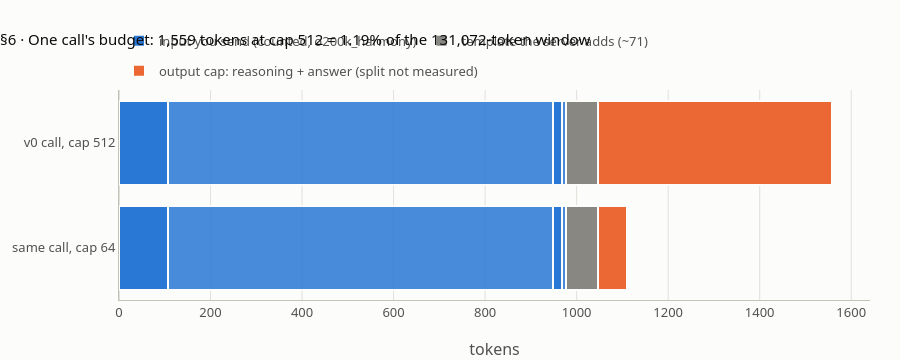

The notebook cell this image was saved under:
### Markdown cell above
## 6 · One call's budget: input and output share the window

**What this verifies** (lesson step 6, `#window`; facts S9, S10, K8). The v0 prompt (06 §3.3 template) with four sample windows as sources (not a retrieval result) and the question of seed D-001, counted with `o200k_harmony`:
- system rules **107** + user message **869** (sources 842, question 20, and 7 for the labels `Sources:`, `Question:`, `Answer:`) = **976** tokens (cl100k: 978);
- the O2 smoke call's message counts **7** tokens locally, but Groq billed **78** prompt tokens (step 7). The difference, about **71**, is the chat template (gpt-oss's harmony format) added by the server. Its exact composition on Groq is UNVERIFIED;
- the window inequality: input 976 + template ~71 + output cap 512 = **1,559** tokens, **1.19%** of the 131,072-token window (Groq model page, read 2026-10-17; max output 65,536). Sources are **86%** of the counted input;
- S10 formula lines: 100 queries = 97,600 input tokens; doubling k from 4 to 8 adds about 842 tokens (976 → ~1,818, ×1.86, not ×2).

**The chart** stacks one call: the input parts, the hidden template, and the output cap that reasoning and the answer share. The second bar is the same call at a cap of 64. How the cap splits between reasoning and answer is not measured here; at a cap of 12 the O2 call returned an empty answer (step 7).

### Code cell
SYSTEM_V0 = (  # 06 §3.3 prompts/answer_v1.txt, SYSTEM part, verbatim (as p1_measure.py S9)
    "You answer questions using ONLY the numbered sources below.\n"
    "Rules:\n"
    "1. Every factual sentence must end with one or more citations in the form [doc_id:page],\n"
    "   copied exactly from the source headers, e.g. [climate:10].\n"
    "2. If the sources do not contain the answer, reply exactly:\n"
    "   \"I cannot answer this from the provided documents.\"\n"
    "   Do not use outside knowledge.\n"
    "3. Do not cite a source that does not support the sentence.\n"
    "4. Be concise: at most 5 sentences.\n")
QUESTION = ("According to the document, by how much have global temperatures risen "
            "since the late 19th century?")               # 06 seed item D-001
starts = [sum(len(x) + 1 for x in pages[:i]) for i in range(len(pages))]
page_of = lambda off: max(i + 1 for i, s0 in enumerate(starts) if s0 <= off)   # 1-based page of a doc offset
ctx = "\n\n".join(f"[{k+1}] (climate:{page_of(a)})\n{full[a:b]}" for k, (a, b) in enumerate(windows[:4]))
user = f"Sources:\n{ctx}\n\nQuestion: {QUESTION}\nAnswer:"

B = {}
for n in ("o200k_harmony", "cl100k_base"):
    B[n] = dict(system=n_tik(n, SYSTEM_V0), question=n_tik(n, QUESTION), sources=n_tik(n, ctx), user=n_tik(n, user))
    B[n]["total"] = B[n]["system"] + B[n]["user"]
    print(f"   {n:14s} {B[n]}")
H = B["o200k_harmony"]
check("§6 o200k_harmony: system, question, sources, user message, system + user (S9)",
      [H["system"], H["question"], H["sources"], H["user"], H["total"]], [107, 20, 842, 869, 976])
check("§6 cl100k: system, question, sources, user message, system + user (S9)",
      [B["cl100k_base"][k] for k in ("system", "question", "sources", "user", "total")], [106, 20, 845, 872, 978])
check("§6 characters of system + user", len(SYSTEM_V0) + len(user), 4659)
LABELS = H["user"] - H["sources"] - H["question"]
check("§6 the labels in the user message: 869 - 842 - 20", LABELS, 7)
SMOKE_MSG = "Reply with exactly: smoke test ok"              # labs/O2_smoke_test.py, the logged Groq call
check("§6 O2 smoke message: chars, tokens; its reply 'smoke test ok': tokens (S9)",
      [len(SMOKE_MSG), n_tik("o200k_harmony", SMOKE_MSG), n_tik("o200k_harmony", "smoke test ok")], [33, 7, 4])

# S10 formula lines
N_IN = H["total"]
check("§6 100 queries: input tokens; output bound at cap 256 / 512 (S10)",
      [100 * N_IN, 100 * 256, 100 * 512], [97600, 25600, 51200])
check("§6 k 4 -> 8: input tokens, factor (S10)", [N_IN + H["sources"], round((N_IN + H["sources"]) / N_IN, 2)], [1818, 1.86])

# K8 the window inequality (Groq model page for openai/gpt-oss-20b, read 2026-10-17)
WINDOW, MAX_OUT, OVERHEAD, CAP = 131072, 65536, 71, 512   # OVERHEAD = 78 billed - 7 counted (step 7; DERIVED)
per_call = N_IN + OVERHEAD + CAP
check("§6 input + template + output cap; share of the 131,072 window (K8)",
      [per_call, round(100 * per_call / WINDOW, 2)], [1559, 1.19])
check("§6 sources share of the counted input (K8)", round(100 * H["sources"] / N_IN), 86)
check("§6 the output cap fits Groq's max output for the model", CAP <= MAX_OUT, True)

# chart: the stacked budget, cap 512 and cap 64
parts = [("system rules", H["system"], BLUE, "measured"), ("sources (4 windows)", H["sources"], BLUE, "measured"),
         ("question", H["question"], BLUE, "measured"), ("labels", LABELS, BLUE, "measured"),
         ("template (harmony), ~71", OVERHEAD, MUTED, "DERIVED: 78 billed − 7 counted; composition UNVERIFIED")]
bars = ["v0 call, cap 512", "same call, cap 64"]
fig = go.Figure()
for k, (label, n, colour, how) in enumerate(parts):
    fig.add_bar(y=bars, x=[n, n], orientation="h", name=label if k in (0, 4) else label, showlegend=k in (0, 4),
                legendgroup="input" if k < 4 else "tmpl",
                marker=dict(color=colour, opacity=1 - 0.15 * (k % 2) if k < 4 else 1, line=dict(width=2, color=SURFACE)),
                hovertemplate=f"{label}: %{{x}} tokens ({how})<extra></extra>")
fig.data[0].name = "input you send (counted, o200k_harmony)"
fig.data[4].name = "template the server adds (~71)"
fig.add_bar(y=bars, x=[CAP, 64], orientation="h", name="output cap: reasoning + answer (split not measured)",
            marker=dict(color=ORANGE, line=dict(width=2, color=SURFACE)),
            hovertemplate="output cap: %{x} tokens, shared by reasoning and the answer<extra></extra>")
fig.update_layout(barmode="stack", height=360,
                  title=f"§6 · One call's budget: {per_call:,} tokens at cap 512 = {100*per_call/WINDOW:.2f}% of the "
                        f"{WINDOW:,}-token window",
                  xaxis=dict(title="tokens"), yaxis=dict(autorange="reversed"))
fig.show()

### Figure 1 — Plotly figure (JSON) as saved in the notebook; plotly's stock layout.template omitted (floating-point values rounded to 4 significant figures)
{"data": [{"hovertemplate": "system rules: %{x} tokens (measured)<extra></extra>", "legendgroup": "input", "marker": {"color": "#2a78d6", "line": {"color": "#fcfcfb", "width": 2}, "opacity": 1.0}, "name": "input you send (counted, o200k_harmony)", "orientation": "h", "showlegend": true, "x": [107, 107], "y": ["v0 call, cap 512", "same call, cap 64"], "type": "bar"}, {"hovertemplate": "sources (4 windows): %{x} tokens (measured)<extra></extra>", "legendgroup": "input", "marker": {"color": "#2a78d6", "line": {"color": "#fcfcfb", "width": 2}, "opacity": 0.85}, "name": "sources (4 windows)", "orientation": "h", "showlegend": false, "x": [842, 842], "y": ["v0 call, cap 512", "same call, cap 64"], "type": "bar"}, {"hovertemplate": "question: %{x} tokens (measured)<extra></extra>", "legendgroup": "input", "marker": {"color": "#2a78d6", "line": {"color": "#fcfcfb", "width": 2}, "opacity": 1.0}, "name": "question", "orientation": "h", "showlegend": false, "x": [20, 20], "y": ["v0 call, cap 512", "same call, cap 64"], "type": "bar"}, {"hovertemplate": "labels: %{x} tokens (measured)<extra></extra>", "legendgroup": "input", "marker": {"color": "#2a78d6", "line": {"color": "#fcfcfb", "width": 2}, "opacity": 0.85}, "name": "labels", "orientation": "h", "showlegend": false, "x": [7, 7], "y": ["v0 call, cap 512", "same call, cap 64"], "type": "bar"}, {"hovertemplate": "template (harmony), ~71: %{x} tokens (DERIVED: 78 billed − 7 counted; composition UNVERIFIED)<extra></extra>", "legendgroup": "tmpl", "marker": {"color": "#898781", "line": {"color": "#fcfcfb", "width": 2}, "opacity": 1}, "name": "template the server adds (~71)", "orientation": "h", "showlegend": true, "x": [71, 71], "y": ["v0 call, cap 512", "same call, cap 64"], "type": "bar"}, {"hovertemplate": "output cap: %{x} tokens, shared by reasoning and the answer<extra></extra>", "marker": {"color": "#eb6834", "line": {"color": "#fcfcfb", "width": 2}}, "name": "output cap: reasoning + answer (split not measured)", "orientation": "h", "x": [512, 64], "y": ["v0 call, cap 512", "same call, cap 64"], "type": "bar"}], "layout": {"yaxis": {"autorange": "reversed"}, "barmode": "stack", "height": 360, "title": {"text": "§6 · One call's budget: 1,559 tokens at cap 512 = 1.19% of the 131,072-token window"}, "xaxis": {"title": {"text": "tokens"}}}}
